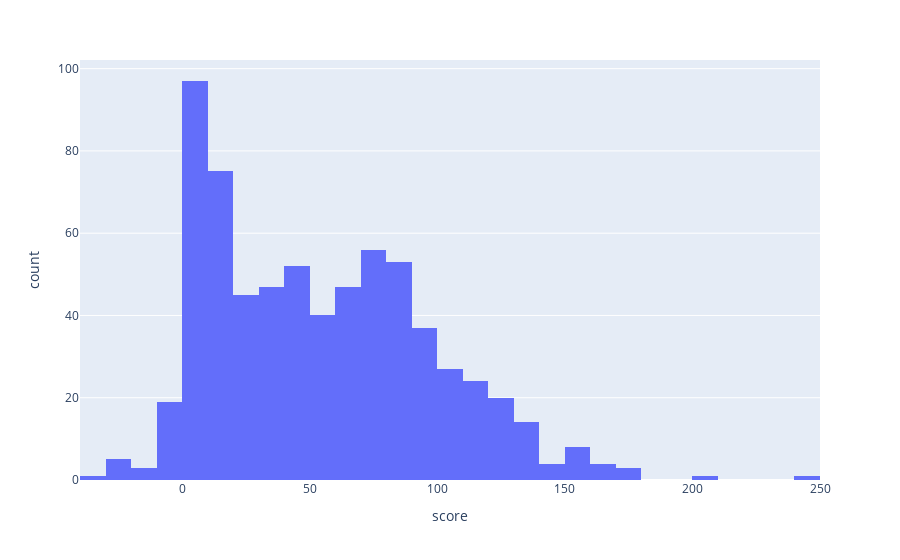

Source (notebook cell):
### Code cell
px.histogram(Atacante, x='score').show()

### Figure 1 — Plotly figure (JSON) as saved in the notebook; plotly's stock layout.template omitted (floating-point values rounded to 4 significant figures; data arrays with more than 128 entries replaced by an {"elided": "..."} marker saying what was removed)
{"data": [{"alignmentgroup": "True", "bingroup": "x", "hovertemplate": "score=%{x}<br>count=%{y}<extra></extra>", "legendgroup": "", "marker": {"color": "#636efa", "pattern": {"shape": ""}}, "name": "", "offsetgroup": "", "orientation": "v", "showlegend": false, "type": "histogram", "x": {"elided": "683 float values"}, "xaxis": "x", "yaxis": "y"}], "layout": {"barmode": "relative", "legend": {"tracegroupgap": 0}, "margin": {"t": 60}, "xaxis": {"anchor": "y", "domain": [0, 1], "title": {"text": "score"}}, "yaxis": {"anchor": "x", "domain": [0, 1], "title": {"text": "count"}}}}
